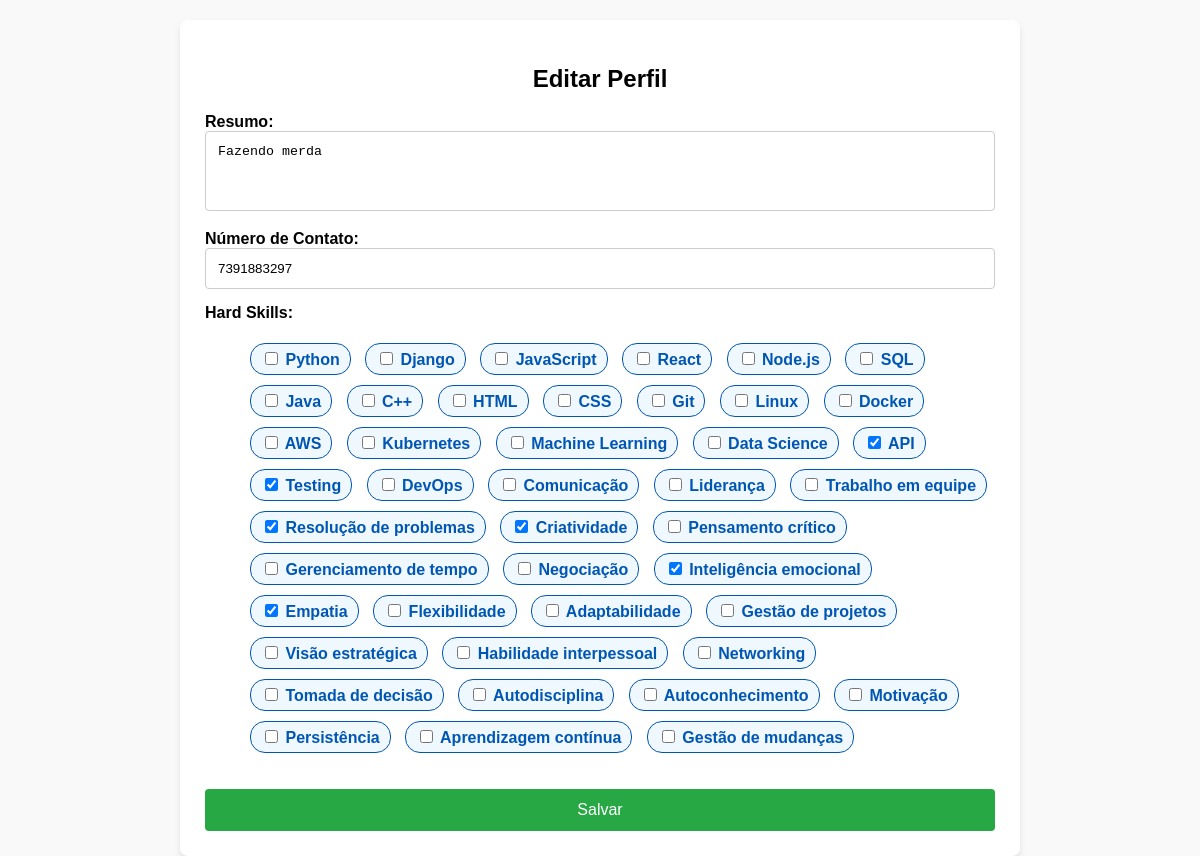
Page /profile/profile/edit/ (signed in) on the earlier database version.
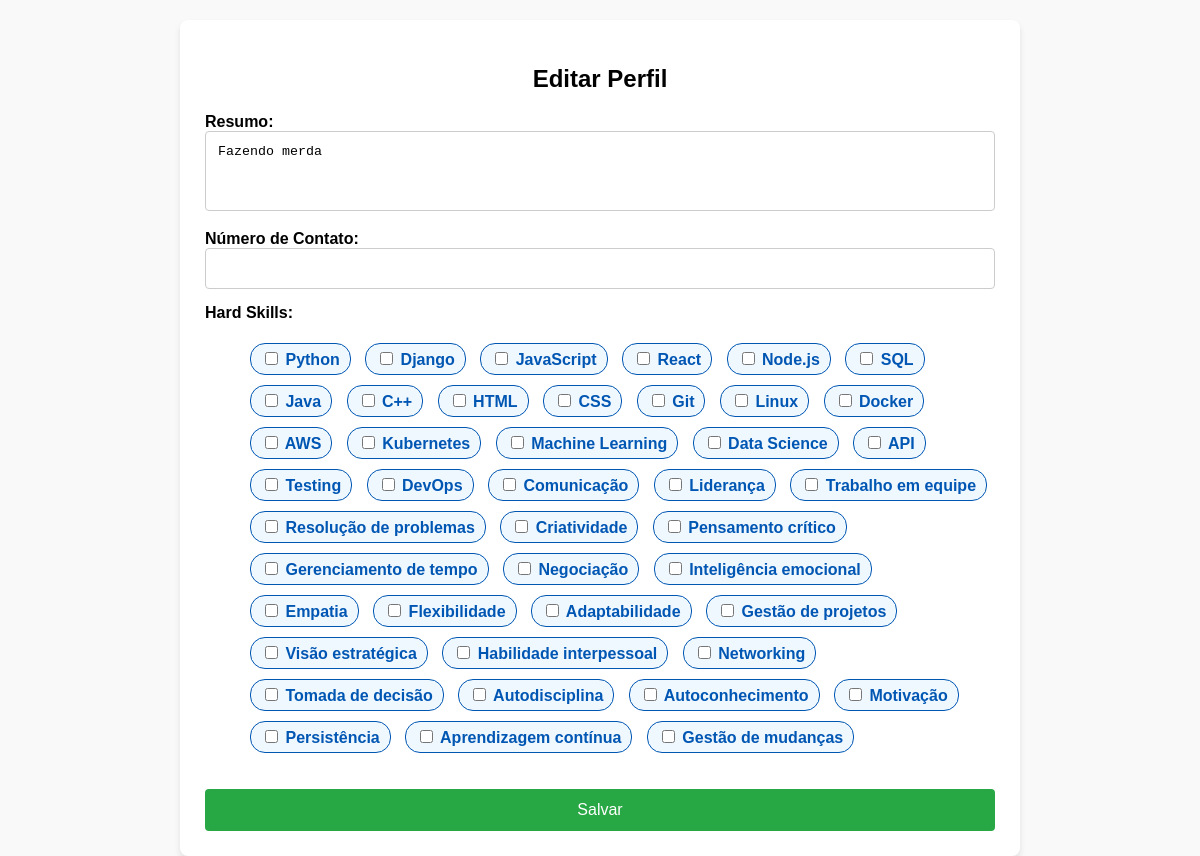
Same page on the later database version.
### feed/models.py (models this page shows, shortened)
class Profile(models.Model):
    ROLE_CHOICES = (
        ('student', 'Student'),
        ('teacher', 'Teacher'),
    )
    user = models.OneToOneField(User, on_delete=models.CASCADE)
    role = models.CharField(max_length=7, choices=ROLE_CHOICES, default='student')
    matricula = models.CharField(max_length=9, validators=[MinLengthValidator(9)], unique=False)
    summary = models.TextField(max_length=500, help_text="Descreva seus conhecimentos aqui")
    profile_image = models.ImageField(upload_to='profile_images/', blank=True, null=True)
    profile_background_image = models.ImageField(upload_to='profile_backgrounds/', null=True, blank=True)
    hard_skills = models.ManyToManyField(Skill, blank=True)
    contact_number = models.CharField(
        max_length=15,
        blank=True,
        null=True,
        validators=[RegexValidator(r'^\+?1?\d{9,15}$', 'O número de contato deve estar no formato: "999999999". Até 15 dígitos permitidos.')]
    )

### user_account/views.py (the view)
# urls.py: path('profile/edit/', views.edit_profile, name='edit_profile'),
@login_required
def edit_profile(request):
    profile = Profile.objects.get(user=request.user)
    if request.method == 'POST':
        form = ProfileForm(request.POST, request.FILES, instance=profile)
        if form.is_valid():
            form.save()
            return redirect('profile')
    else:
        form = ProfileForm(instance=profile)
    return render(request, 'account/edit_profile.html', {'form': form})

### user_account/forms.py (shortened to what this page needs)
class ProfileForm(forms.ModelForm):
    hard_skills = forms.ModelMultipleChoiceField(
        queryset=Skill.objects.all(),
        widget=forms.CheckboxSelectMultiple,
        required=False
    )
    summary = forms.CharField(
        widget=forms.Textarea(attrs={
            'maxlength': '170',
            'placeholder': 'Escreva sobre um pouco você',
            'class': 'form-control'
        }),
        max_length=170,
        required=False
    )
    class Meta:
        model = Profile
        fields = ['summary', 'hard_skills', 'contact_number']

### feed/models.py (called while the page is built)
    def __str__(self):
        return self.name

### user_account/templates/account/edit_profile.html (shortened to what this page needs)
<!DOCTYPE html>
<html lang="en">
<head>
</head>
<body>
    <div class="form-container">
        <h2>Editar Perfil</h2>
        <form method="post" enctype="multipart/form-data">
            <div class="form-group">
                <label for="id_summary">Resumo:</label>
                {{ form.summary }}
            </div>
            <div class="form-group">
                <label for="id_contact_number">Número de Contato:</label>
                {{ form.contact_number }}
            </div>
            <div class="form-group">
                <label for="id_hard_skills">Hard Skills:</label>
                <ul id="hard-skills">
                    {% for checkbox in form.hard_skills %}
                    <li>
                        {{ checkbox }}
                    </li>
                    {% endfor %}
                </ul>
            </div>
            <button type="submit" class="btn btn-success">Salvar</button>
        </form>
    </div>
</body>
</html>

Differences in the rows shown:
changed Profile "Fazendo merda": contact_number "7391883297" → (not shown)
Other differences:
form field hard_skills: "☑" → "☐"
